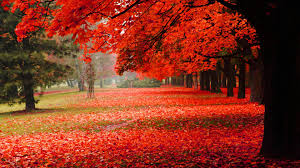
#> input picture color/color_transfer/images/images.jpg, 300 x 168 px
$ python example.py --source images/images.jpg --target images/sourse.jpg
#> lines starting #> are read from the running program, lines starting #| are printed output that depends on the picture
### color/color_transfer/color_transfer.py
#https://www.pyimagesearch.com/2014/06/30/super-fast-color-transfer-images/
import numpy as np
import cv2

def color_transfer(source, target):
	source = cv2.cvtColor(source, cv2.COLOR_BGR2LAB).astype("float32")
	target = cv2.cvtColor(target, cv2.COLOR_BGR2LAB).astype("float32")

	(lMeanSrc, lStdSrc, aMeanSrc, aStdSrc, bMeanSrc, bStdSrc) = image_stats(source)
	(lMeanTar, lStdTar, aMeanTar, aStdTar, bMeanTar, bStdTar) = image_stats(target)

	(l, a, b) = cv2.split(target)
	l -= lMeanTar
	a -= aMeanTar
	b -= bMeanTar

	l = (lStdTar / lStdSrc) * l
	a = (aStdTar / aStdSrc) * a
	b = (bStdTar / bStdSrc) * b

	l += lMeanSrc
	a += aMeanSrc
	b += bMeanSrc

	l = np.clip(l, 0, 255)
	a = np.clip(a, 0, 255)
	b = np.clip(b, 0, 255)

	transfer = cv2.merge([l, a, b])
	transfer = cv2.cvtColor(transfer.astype("uint8"), cv2.COLOR_LAB2BGR)

	# return the color transferred image
	return transfer

def image_stats(image):
	(l, a, b) = cv2.split(image)
	(lMean, lStd) = (l.mean(), l.std())
	(aMean, aStd) = (a.mean(), a.std())
	(bMean, bStd) = (b.mean(), b.std())

	# return the color statistics
	return (lMean, lStd, aMean, aStd, bMean, bStd)

### color/color_transfer/example.py
from color_transfer import color_transfer
import numpy as np
import argparse
import cv2

def show_image(title, image, width = 300):
	# resize the image to have a constant width, just to
	# make displaying the images take up less screen real
	# estate
	r = width / float(image.shape[1])
	dim = (width, int(image.shape[0] * r))
	resized = cv2.resize(image, dim, interpolation = cv2.INTER_AREA)

	# show the resized image
	cv2.imshow(title, resized)

def str2bool(v):
	if v.lower() in ('yes', 'true', 't', 'y', '1'):
		return True
	elif v.lower() in ('no', 'false', 'f', 'n', '0'):
		return False
	else:
		raise argparse.ArgumentTypeError('Boolean value expected.')

# construct the argument parser and parse the arguments
ap = argparse.ArgumentParser()
ap.add_argument("-s", "--source", required = True,
	help = "Path to the source image")
ap.add_argument("-t", "--target", required = True,
	help = "Path to the target image")
ap.add_argument("-c", "--clip", type = str2bool, default = 't',
	help = "Should np.clip scale L*a*b* values before final conversion to BGR? "
		   "Approptiate min-max scaling used if False.")
ap.add_argument("-p", "--preservePaper", type = str2bool, default = 't',
	help = "Should color transfer strictly follow methodology layed out in original paper?")
ap.add_argument("-o", "--output", help = "Path to the output image (optional)")
args = vars(ap.parse_args())

# load the images
source = cv2.imread(args["source"])
#> source is the input picture: shape (168, 300, 3); mean B, G, R 31.8, 51.2, 135.5
target = cv2.imread(args["target"])
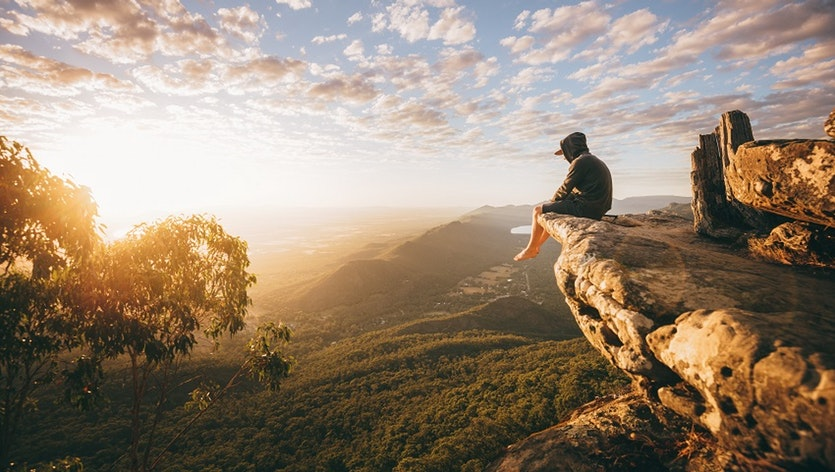
#> input picture color/color_transfer/images/sourse.jpg, 835 x 472 px
#> target is the input picture: shape (472, 835, 3); mean B, G, R 114.1, 132.9, 150.9

# transfer the color distribution from the source image
# to the target image
transfer = color_transfer(source, target)
#> in image_stats, `(l, a, b) = cv2.split(image)`:
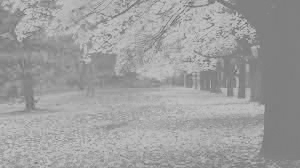
#> b: shape (168, 300) float32; min 101, max 197, mean 158.2
#> in image_stats, `(lMean, lStd) = (l.mean(), l.std())`: lMean = 87.84; lStd = 55.08
#> in image_stats, `(aMean, aStd) = (a.mean(), a.std())`: aMean = 158.7; aStd = 25.82
#> in image_stats, `(bMean, bStd) = (b.mean(), b.std())`: bMean = 158.2; bStd = 19.76
#> in color_transfer, `(lMeanSrc, lStdSrc, aMeanSrc, aStdSrc, bMeanSrc, bStdSrc) = image_stat..`: lMeanSrc = 87.84; lStdSrc = 55.08; aMeanSrc = 158.7; aStdSrc = 25.82; bMeanSrc = 158.2; bStdSrc = 19.76
#> in image_stats (call 2), `(l, a, b) = cv2.split(image)`:
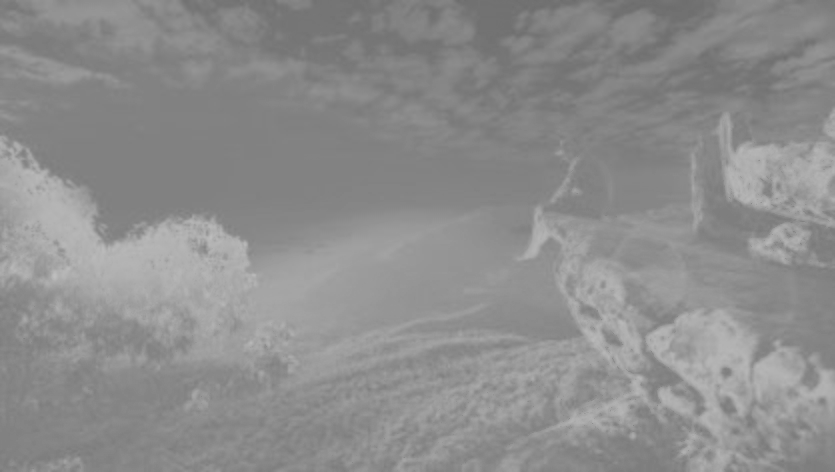
#> b: shape (472, 835) float32; min 109, max 190, mean 141.3
#> in image_stats (call 2), `(lMean, lStd) = (l.mean(), l.std())`: lMean = 141.3; lStd = 73.33
#> in image_stats (call 2), `(aMean, aStd) = (a.mean(), a.std())`: aMean = 132.7; aStd = 6.5
#> in image_stats (call 2), `(bMean, bStd) = (b.mean(), b.std())`: bMean = 141.3; bStd = 14.68
#> in color_transfer, `(lMeanTar, lStdTar, aMeanTar, aStdTar, bMeanTar, bStdTar) = image_stat..`: lMeanTar = 141.3; lStdTar = 73.33; aMeanTar = 132.7; aStdTar = 6.5; bMeanTar = 141.3; bStdTar = 14.68
#> in color_transfer, `b -= bMeanTar`:
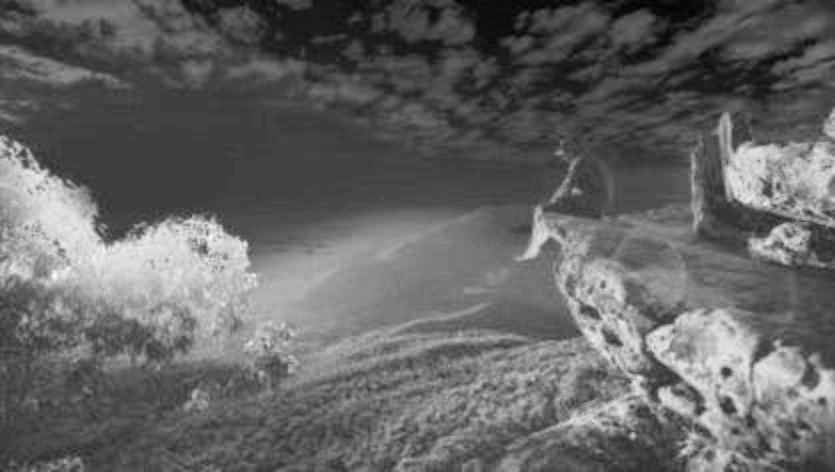
#> b: shape (472, 835) float32; min -32.26, max 48.74, mean 0; drawn with min black and max white
#> in color_transfer, `l = np.clip(l, 0, 255)`:
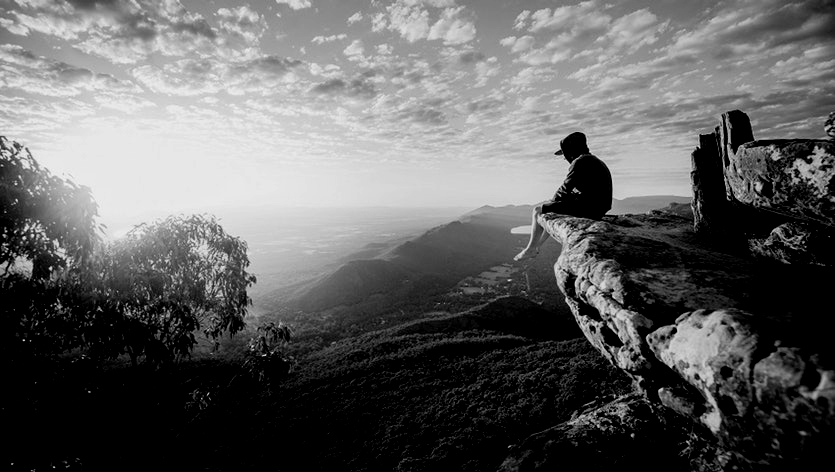
#> l: shape (472, 835) float32; min 0, max 239.2, mean 98.1
#> in color_transfer, `transfer = cv2.merge([l, a, b])`:
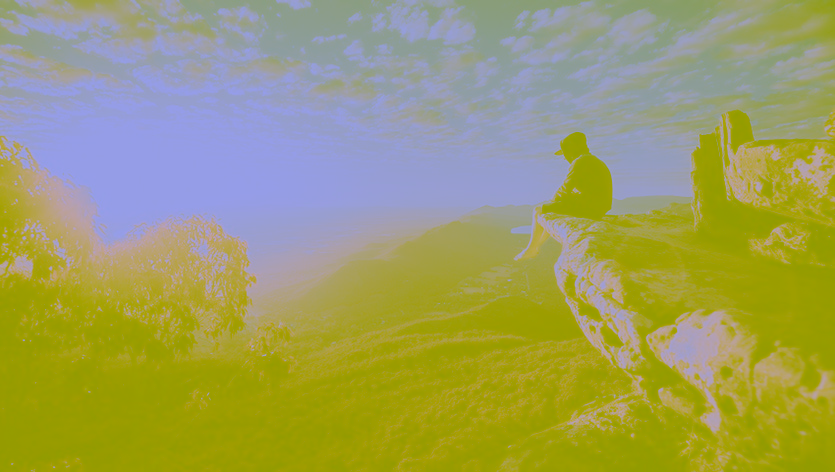
#> transfer: shape (472, 835, 3) float32; mean B, G, R 98.3, 158.8, 158.3

# check to see if the output image should be saved
if args["output"] is not None:
	cv2.imwrite(args["output"], transfer)

# show the images and wait for a key press
show_image("Source", source)
show_image("Target", target)
show_image("Transfer", transfer)
#> call 3 of show_image, with title = 'Transfer', width = 300
#> in show_image (call 3), `resized = cv2.resize(image, dim, interpolation = cv2.INTER_AREA)`:
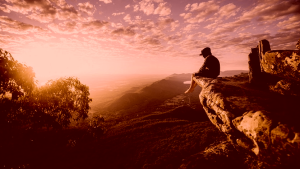
#> resized: shape (169, 300, 3); mean B, G, R 61.7, 77.7, 146.6
cv2.waitKey(0)
